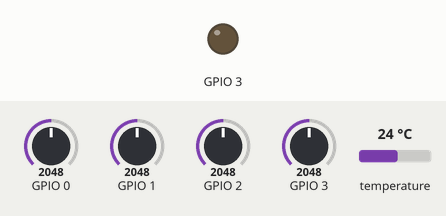
This sketch was run on a simulated ESP32. Shown: output pins drawn as LEDs (lit = HIGH). The inputs (shaded band) are chosen by the test bench; at power-on: GPIO 0 = 2048, GPIO 1 = 2048, GPIO 2 = 2048, GPIO 3 = 2048, temperature 24 °C. The modem accepts every AT command (registered, SIM ready, sends succeed) and sends nothing else; what the sketch prints to the serial monitor is not drawn.

Above: at 16.6 s.
At 42.7 s:
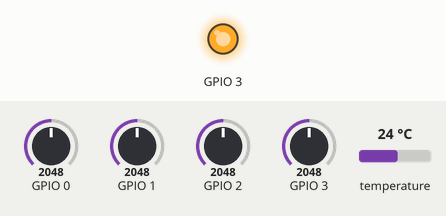
Timing chart, 0 to 46.3 s (numbered marks = the images above):
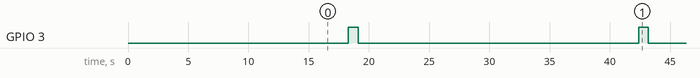

Measured:
- by itself, GPIO 3: alternates HIGH for 0.80 s and LOW for 23.3 s

The sketch:

program.ino
```cpp
#include <WiFi.h>
#include <WiFiClient.h>
#include <WiFiServer.h>
#include <WiFiUdp.h>
#include <OneWire.h>
#include <DallasTemperature.h>

/*
 * ESP8266 - 11, 10 pins;
 * DS18B20 - 2 pin;
 * Mosfet - 3 pin;
*/

OneWire oneWire(2);// вход датчиков 18b20
DallasTemperature ds(&oneWire);
byte qty = 0; // количество градусников на шине

#include <SoftwareSerial.h> //Подключаем библиотеку работы с Последовательным портом
SoftwareSerial mySerial(11, 10); //На эти ноги подключаем esp8266

//Для esp8266
String ssid="Имя_сети";    // Имя сети WiFi
String password ="Пароль";  // Пароль сети WiFi
String id_device = "Секретный ключ девайся"; //Например "#fdsASd32"
boolean DEBUG=true; // Выводим отладочную информацию в сериал монитор.

//Частота работы цикла loop();
int time_worker = 20000; //10000 - раз в 10 секунд проходит цикл loop();

byte plants_water = 150; //Если земля сухая, то значение с гигрометра будет больше 150.

//Работа с данными
/*
  * date[0] - значение с датчика температуры 1
  * date[1] - значение с датчика температуры 2
  * date[2] - значение с датчика температуры 3
  * date[4] - значение с датчика температуры 4
  * date[5] - значение с гигрометра 1
  * date[6] - значение с гигрометра 2
  * date[7] - значение с гигрометра 3
  * date[8] - значение с гигрометра 4
*/
float data[8];

//Функция ждет.
void showResponse(int waitTime){
    long t=millis();
    char c;
    while (t+waitTime>millis()){
      if (mySerial.available()){
        c=mySerial.read();
        if (DEBUG) Serial.print(c);
      }
    }

}

void setup()
{
  Serial.begin(9600); //Для работы с монитором порта.

  pinMode(3, OUTPUT); //Пин с mosfet транзистором

  Serial.println("Initialization esp8266");
  //Все для esp8266
  mySerial.begin(112500);
  delay(2000);
  //mySerial.println("AT+UART_CUR=9600,8,1,0,0");
  delay(3000);
  mySerial.println("AT"); // Отправляем тестовую команду АТ в созданный порт, если всё работает в ответе должно прийти ОК
  mySerial.println("AT+CWMODE=1");
  showResponse(2000);
  mySerial.println("AT+RST");
  showResponse(2000);
  mySerial.println("AT+CWJAP=\""+ssid+"\",\""+password+"\"");  // set your home router SSID and password
  showResponse(2000);
  mySerial.println("AT+CIPMUX=0");
  showResponse(2000);
  //mySerial.println("AT+CIPSTART=\"TCP\",\"adscity.ru\",80");
  Serial.println("Start working esp8266!!!");
  showResponse(2000);
  //Все для esp8266 конец.


  //Все для DS18B20
  ds.begin(); //Инициализируем датчики.

  qty = ds.getDeviceCount(); //Ищем, сколько у нас датчиков на шине обнаружено.
  Serial.print("Found ");
  Serial.print(qty);
  Serial.println(" devices.");
  //Все для DS18B20 конец.

  //Обнуляем массив перед работой программы.
  for(int i = 0; i < 8; i++)
  {
    data[i] = 1024;
  }
}

//Функция отправляет запрос на сервер.
boolean sendData(float data[8]){

  String cmd = "AT+CIPSTART=\"TCP\",\"";                  // TCP подключение к серверу
  cmd += "sitename.ru";                               // адрес сайта, куда будет это все отправляться(например,adscity.ru);
  cmd += "\",80";
  mySerial.println(cmd);
  if (DEBUG) Serial.println(cmd);
  if(mySerial.find("Error")){
    if (DEBUG) Serial.println("AT+CIPSTART error");
    return false;
  }

  String getStr = "GET /name.php?";   // Начинаем формировать GET запрос. send.php - имя файла обработчика
  getStr +="id=";
  getStr +=id_device;
  getStr +="&";
  getStr +="temp1=";
  getStr += String(data[0]);

  for(int i = 1; i <= 3; i++)
  {
    getStr +="&temp";
    getStr +=String(i+1);
    getStr +="=";
    getStr +=String(data[i]);
  }

  for(int i = 4; i <= 7; i++)
  {
    getStr +="&hum";
    getStr +=String(i-3);
    getStr +="=";
    getStr +=String(data[i]);
  }

  getStr += " HTTP/1.1\r\nHost: sitename.ru\r\n\r\n"; //Не забудьте указать хост сайта.
  Serial.println(getStr);

  //количество байтов для отправки информации.
  cmd = "AT+CIPSEND=";
  cmd += String(getStr.length());
  mySerial.println(cmd);
  if (DEBUG)  Serial.println(cmd);

  delay(100);
  if(mySerial.find(">")){
    mySerial.print(getStr);
    if (DEBUG)  {
      Serial.print(getStr);
      showResponse(1000);
    }
  }
  else{
    //Закрываем соединение
    mySerial.println("AT+CIPCLOSE");
    if (DEBUG)   Serial.println("AT+CIPCLOSE");
    return false;
  }
  return true;
}

//Функция считывает значения с датчиков ds18b20, которые подключены на одну шину.
void ds18b20_reading()
{
  if (DEBUG) ds.requestTemperatures(); // считываем температуру с датчиков

  for (int i = 0; i < qty; i++){ // крутим цикл
    if(DEBUG)
    {
      Serial.print("Sensor DS18B20 ");
      Serial.print(i);
      Serial.print(": ");
      Serial.print(ds.getTempCByIndex(i)); // отправляем температуру
      Serial.println("C");
      Serial.println();
    }
    data[i] = ds.getTempCByIndex(i);
  }

}

//Функция считывает влажность с датчиков.
void humid_reading()
{
  for (int i = 4; i <= 7; i++) // крутим цикл, считывания значения с датчиков
  {
      int hum_from_hygrometr = 0;
      hum_from_hygrometr = analogRead(i-4);
      if(DEBUG)
      {
          Serial.print("Sensor hygrometr ");
          Serial.print(i-3);
          Serial.print(": ");
          Serial.print(hum_from_hygrometr); // отправляем температуру со считанного датчика
          Serial.println("C");
          Serial.println();
      }
      if(hum_from_hygrometr == 0)
      {
        data[i] = 1024;
      }
      else
      {
        data[i] = hum_from_hygrometr;
      }
  }
}

void loop()
{
  ds18b20_reading();
  humid_reading();
  sendData(data);

  //Проверяем необходим ли полив
  if(data[4] > plants_water and
  data[5] > plants_water and
  data[6] > plants_water and
  data[7] > plants_water)
  {
    digitalWrite(3, HIGH);
    delay(800);
    digitalWrite(3, LOW);
  }

  delay(time_worker);
  //Обнуляем массив перед новой отправкой данных.
  for(int i = 0; i < 8; i++)
  {
    data[i] = 1024;
  }
}
```
